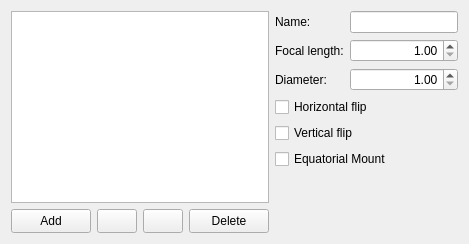
        <widget class="QWidget" name="telescopesTab">
         <attribute name="title">
          <string>Telescopes</string>
         </attribute>
         <layout class="QHBoxLayout" name="horizontalLayout_6">
          <item>
           <layout class="QHBoxLayout" name="horizontalLayout_12">
            <item>
             <layout class="QVBoxLayout" name="verticalLayout_8">
              <item>
               <widget class="QListView" name="telescopeListView">
                <property name="editTriggers">
                 <set>QAbstractItemView::NoEditTriggers</set>
                </property>
                <property name="modelColumn">
                 <number>0</number>
                </property>
               </widget>
              </item>
              <item>
               <layout class="QHBoxLayout" name="horizontalLayout_13">
                <item>
                 <widget class="QPushButton" name="addTelescope">
                  <property name="minimumSize">
                   <size>
                    <width>0</width>
                    <height>24</height>
                   </size>
                  </property>
                  <property name="focusPolicy">
                   <enum>Qt::NoFocus</enum>
                  </property>
                  <property name="text">
                   <string>Add</string>
                  </property>
                 </widget>
                </item>
                <item>
                 <widget class="QPushButton" name="pushButtonMoveTelescopeUp">
                  <property name="sizePolicy">
                   <sizepolicy hsizetype="Fixed" vsizetype="Fixed">
                    <horstretch>0</horstretch>
                    <verstretch>0</verstretch>
                   </sizepolicy>
                  </property>
                  <property name="minimumSize">
                   <size>
                    <width>24</width>
                    <height>24</height>
                   </size>
                  </property>
                  <property name="focusPolicy">
                   <enum>Qt::NoFocus</enum>
                  </property>
                  <property name="icon">
                   <iconset resource="../../../../data/gui/guiRes.qrc">
                    <normaloff>:/graphicGui/uibtUp.png</normaloff>
                    <disabledoff>:/graphicGui/uibtUp-disabled.png</disabledoff>:/graphicGui/uibtUp.png</iconset>
                  </property>
                 </widget>
                </item>
                <item>
                 <widget class="QPushButton" name="pushButtonMoveTelescopeDown">
                  <property name="sizePolicy">
                   <sizepolicy hsizetype="Fixed" vsizetype="Fixed">
                    <horstretch>0</horstretch>
                    <verstretch>0</verstretch>
                   </sizepolicy>
                  </property>
                  <property name="minimumSize">
                   <size>
                    <width>24</width>
                    <height>24</height>
                   </size>
                  </property>
                  <property name="focusPolicy">
                   <enum>Qt::NoFocus</enum>
                  </property>
                  <property name="icon">
                   <iconset resource="../../../../data/gui/guiRes.qrc">
                    <normaloff>:/graphicGui/uibtDown.png</normaloff>
                    <disabledoff>:/graphicGui/uibtDown-disabled.png</disabledoff>:/graphicGui/uibtDown.png</iconset>
                  </property>
                 </widget>
                </item>
                <item>
                 <widget class="QPushButton" name="deleteTelescope">
                  <property name="minimumSize">
                   <size>
                    <width>0</width>
                    <height>24</height>
                   </size>
                  </property>
                  <property name="focusPolicy">
                   <enum>Qt::NoFocus</enum>
                  </property>
                  <property name="text">
                   <string>Delete</string>
                  </property>
                 </widget>
                </item>
               </layout>
              </item>
             </layout>
            </item>
            <item>
             <layout class="QGridLayout" name="gridLayout_14">
              <item row="0" column="0">
               <widget class="QLabel" name="label_8">
                <property name="text">
                 <string>Name:</string>
                </property>
               </widget>
              </item>
              <item row="1" column="1">
               <widget class="QDoubleSpinBox" name="telescopeFL">
                <property name="alignment">
                 <set>Qt::AlignRight|Qt::AlignTrailing|Qt::AlignVCenter</set>
                </property>
                <property name="decimals">
                 <number>2</number>
                </property>
                <property name="minimum">
                 <double>1.000000000000000</double>
                </property>
                <property name="maximum">
                 <double>9999999.000000000000000</double>
                </property>
                <property name="singleStep">
                 <double>0.100000000000000</double>
                </property>
               </widget>
              </item>
              <item row="2" column="1">
               <widget class="QDoubleSpinBox" name="telescopeDiameter">
                <property name="alignment">
                 <set>Qt::AlignRight|Qt::AlignTrailing|Qt::AlignVCenter</set>
                </property>
                <property name="decimals">
                 <number>2</number>
                </property>
                <property name="minimum">
                 <double>1.000000000000000</double>
                </property>
                <property name="maximum">
                 <double>999999.000000000000000</double>
                </property>
                <property name="singleStep">
                 <double>0.100000000000000</double>
                </property>
               </widget>
              </item>
              <item row="3" column="0" colspan="2">
               <widget class="QCheckBox" name="telescopeHFlip">
                <property name="text">
                 <string>Horizontal flip</string>
                </property>
               </widget>
              </item>
              <item row="4" column="0" colspan="2">
               <widget class="QCheckBox" name="telescopeVFlip">
                <property name="text">
                 <string>Vertical flip</string>
                </property>
               </widget>
              </item>
              <item row="5" column="0" colspan="2">
               <widget class="QCheckBox" name="telescopeEQ">
                <property name="text">
                 <string>Equatorial Mount</string>
                </property>
               </widget>
              </item>
              <item row="0" column="1">
               <widget class="QLineEdit" name="telescopeName">
                <property name="baseSize">
                 <size>
                  <width>100</width>
                  <height>22</height>
                 </size>
                </property>
                <property name="maxLength">
                 <number>50</number>
                </property>
               </widget>
              </item>
              <item row="2" column="0">
               <widget class="QLabel" name="label_12">
                <property name="text">
                 <string>Diameter:</string>
                </property>
               </widget>
              </item>
              <item row="1" column="0">
               <widget class="QLabel" name="label_9">
                <property name="text">
                 <string>Focal length:</string>
                </property>
               </widget>
              </item>
              <item row="6" column="0">
               <spacer name="verticalSpacer_2">
                <property name="orientation">
                 <enum>Qt::Vertical</enum>
                </property>
                <property name="sizeHint" stdset="0">
                 <size>
                  <width>0</width>
                  <height>0</height>
                 </size>
                </property>
               </spacer>
              </item>
             </layout>
            </item>
           </layout>
          </item>
         </layout>
        </widget>
